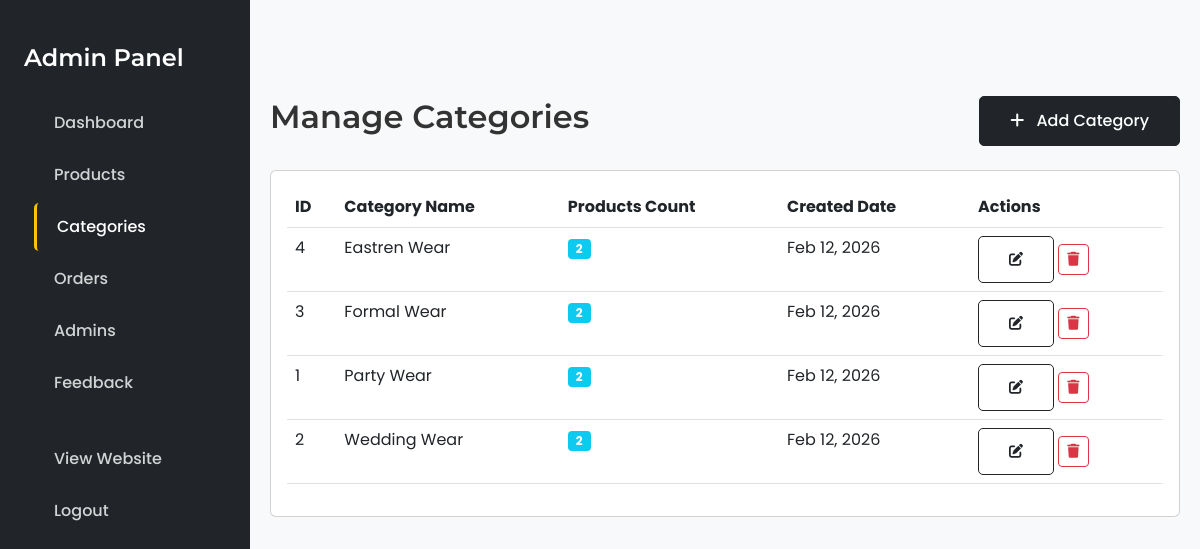
Page /admin/manage_categories.php (signed in) on the committed database.
### tables this page shows
CREATE TABLE `categories` (
  `id` int(11) NOT NULL,
  `name` varchar(100) NOT NULL,
  `created_at` timestamp NOT NULL DEFAULT current_timestamp()
);

### admin/manage_categories.php (the view, shortened to what this page needs)
<?php
include '../includes/db_connect.php';
$categories = [];
$sql = "SELECT c.*, COUNT(p.product_id) as product_count
        FROM categories c
        LEFT JOIN products p ON c.id = p.category_id
        GROUP BY c.id
        ORDER BY c.name";
$result = $conn->query($sql);
if ($result) {
    while ($category = $result->fetch_assoc()) {
        $categories[] = $category;
    }
}
?>
<!DOCTYPE html>
<html lang="en">
<head>
    <link href="https://cdn.jsdelivr.net/npm/bootstrap@5.3.0/dist/css/bootstrap.min.css" rel="stylesheet">
    <link rel="stylesheet" href="../assets/css/style.css">
    <link rel="stylesheet" href="https://cdnjs.cloudflare.com/ajax/libs/font-awesome/6.0.0/css/all.min.css">
</head>
<body>
    <div class="admin-wrapper">
        <div class="admin-sidebar">
            <div class="p-4 text-white">
                <h4 class="mb-4">
                    Admin Panel
                </h4>
                <ul class="nav flex-column">
                    <li class="nav-item">
                        <a class="nav-link text-white" href="index.php">
                            Dashboard
                        </a>
                    </li>
                    <li class="nav-item">
                        <a class="nav-link text-white" href="manage_products.php">
                            Products
                        </a>
                    </li>
                    <li class="nav-item">
                        <a class="nav-link text-white active" href="manage_categories.php">
                            Categories
                        </a>
                    </li>
                    <li class="nav-item">
                        <a class="nav-link text-white" href="manage_orders.php">
                            Orders
                        </a>
                    </li>
                    <li class="nav-item">
                        <a class="nav-link text-white" href="manage_admin.php">
                            Admins
                        </a>
                    </li>
                    <li class="nav-item">
                        <a class="nav-link text-white" href="feedback.php">
                            Feedback
                        </a>
                    </li>
                    <li class="nav-item mt-4">
                        <a class="nav-link text-white" href="../index.php">
                            View Website
                        </a>
                    </li>
                    <li class="nav-item">
                        <a class="nav-link text-white" href="admin_logout.php">
                            Logout
                        </a>
                    </li>
                </ul>
            </div>
        </div>
        <div class="admin-content">
            <div class="d-flex justify-content-between align-items-center mb-4">
                <h2>Manage Categories</h2>
                <button class="btn btn-primary" data-bs-toggle="modal" data-bs-target="#addCategoryModal">
                    <i class="fas fa-plus me-2"></i> Add Category
                </button>
            </div>
            <div class="card">
                <div class="card-body">
                    <div class="table-responsive">
                        <table class="table table-hover">
                            <thead>
                                <tr>
                                    <th>ID</th>
                                    <th>Category Name</th>
                                    <th>Products Count</th>
                                    <th>Created Date</th>
                                    <th>Actions</th>
                                </tr>
                            </thead>
                            <tbody>
                                <?php foreach ($categories as $category): ?>
                                    <tr>
                                        <td><?php echo $category['id']; ?></td>
                                        <td><?php echo htmlspecialchars($category['name']); ?></td>
                                        <td>
                                            <span class="badge bg-info"><?php echo $category['product_count']; ?></span>
                                        </td>
                                        <td><?php echo date('M j, Y', strtotime($category['created_at'])); ?></td>
                                        <td>
                                            <a href="?edit=<?php echo $category['id']; ?>" class="btn btn-sm btn-outline-primary">
                                                <i class="fas fa-edit"></i>
                                            </a>
                                            <a href="?delete=<?php echo $category['id']; ?>"
                                               class="btn btn-sm btn-outline-danger"
                                               onclick="return confirm('Are you sure you want to delete this category?')">
                                                <i class="fas fa-trash"></i>
                                            </a>
                                        </td>
                                    </tr>
                                <?php endforeach; ?>
                            </tbody>
                        </table>
                    </div>
                </div>
            </div>
        </div>
    </div>
</body>
</html>

### assets/css/style.css (style rules this page uses)
:root { --primary-color: #212529; --secondary-color: #f8f9fa; --accent-color: #d4af37; --text-dark: #333; --text-light: #666; --border-color: #dee2e6; --shadow-sm: 0 2px 4px rgba(0,0,0,0.1); --shadow-md: 0 4px 8px rgba(0,0,0,0.15); --shadow-lg: 0 8px 16px rgba(0,0,0,0.2); }
* { margin: 0; padding: 0; box-sizing: border-box; }
body { font-family: 'Poppins', sans-serif; background-color: var(--secondary-color); color: var(--text-dark); padding-top: 76px; }
h1, h2, h3, h4, h5, h6 { font-family: 'Montserrat', sans-serif; font-weight: 600; }
.nav-link { font-weight: 500; transition: color 0.3s ease; }
.btn-primary { background-color: var(--primary-color); border-color: var(--primary-color); padding: 12px 30px; font-weight: 500; border-radius: 5px; transition: all 0.3s ease; }
.btn-outline-primary { border-color: var(--primary-color); color: var(--primary-color); padding: 12px 30px; font-weight: 500; border-radius: 5px; transition: all 0.3s ease; }
.admin-sidebar { background: var(--primary-color); min-height: 100vh; padding: 20px 0; }
.admin-sidebar .nav-link { color: white; padding: 15px 25px; border-radius: 0; transition: all 0.3s ease; }
.admin-sidebar .nav-link:hover, .admin-sidebar .nav-link.active { background: var(--accent-color); color: var(--primary-color); }
.admin-content { padding: 30px; }
.badge { font-size: 0.75rem; padding: 4px 8px; border-radius: 4px; }

### admin/manage_categories.php (style rules this page uses)
.admin-wrapper { display: flex; min-height: 100vh; }
.admin-sidebar { width: 250px; background: var(--primary-color); min-height: 100vh; position: fixed; left: 0; top: 0; z-index: 1000; }
.admin-content { margin-left: 250px; flex: 1; padding: 20px; }
.admin-sidebar .nav-link { color: rgba(255,255,255,0.8) !important; padding: 12px 20px !important; border-radius: 5px; margin: 2px 10px; transition: all 0.3s ease; text-decoration: none !important; }
.admin-sidebar .nav-link.active { background-color: transparent !important; color: white !important; border-left: 3px solid #ffc107; }

### rows in the picture
categories: id "4", name "Eastren Wear", product_count "2", created_at "Feb 12, 2026"
categories: id "3", name "Formal Wear", product_count "2", created_at "Feb 12, 2026"
categories: id "1", name "Party Wear", product_count "2", created_at "Feb 12, 2026"
categories: id "2", name "Wedding Wear", product_count "2", created_at "Feb 12, 2026"
